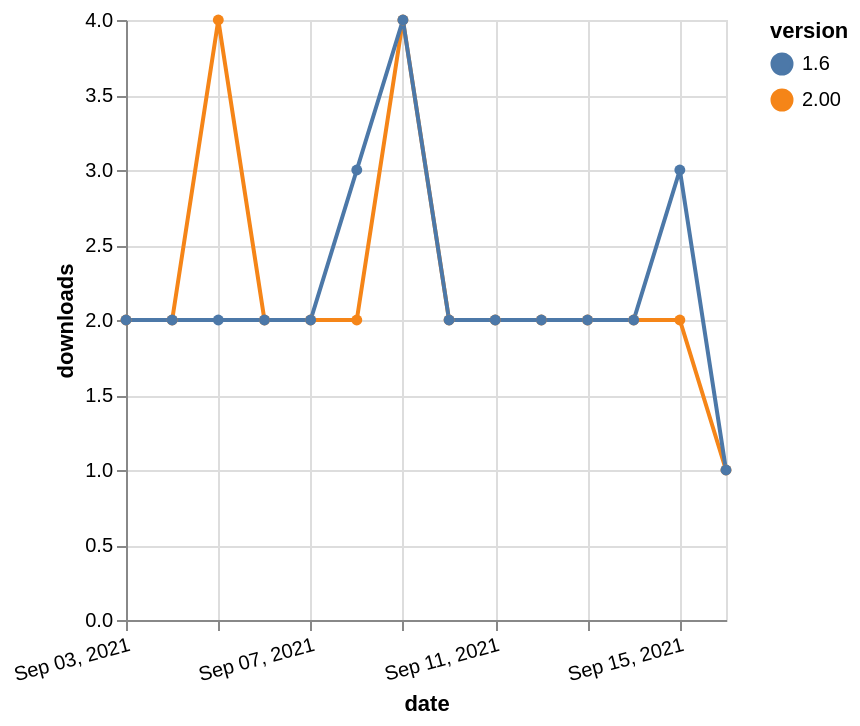

Specify this chart in Vega-Lite:
### Vega-Lite specification from a JSON file in a GitHub repository (floating-point values rounded to 4 significant figures)
{"$schema": "https://vega.github.io/schema/vega-lite/v5.json", "description": "A simple bar chart with embedded data.", "data": {"values": [{"date": "2021-09-03", "total": 2177, "delta": 2, "version": "2.00"}, {"date": "2021-09-04", "total": 2179, "delta": 2, "version": "2.00"}, {"date": "2021-09-05", "total": 2183, "delta": 4, "version": "2.00"}, {"date": "2021-09-06", "total": 2185, "delta": 2, "version": "2.00"}, {"date": "2021-09-07", "total": 2187, "delta": 2, "version": "2.00"}, {"date": "2021-09-08", "total": 2189, "delta": 2, "version": "2.00"}, {"date": "2021-09-09", "total": 2193, "delta": 4, "version": "2.00"}, {"date": "2021-09-10", "total": 2195, "delta": 2, "version": "2.00"}, {"date": "2021-09-11", "total": 2197, "delta": 2, "version": "2.00"}, {"date": "2021-09-12", "total": 2199, "delta": 2, "version": "2.00"}, {"date": "2021-09-13", "total": 2201, "delta": 2, "version": "2.00"}, {"date": "2021-09-14", "total": 2203, "delta": 2, "version": "2.00"}, {"date": "2021-09-15", "total": 2205, "delta": 2, "version": "2.00"}, {"date": "2021-09-16", "total": 2206, "delta": 1, "version": "2.00"}, {"date": "2021-09-03", "total": 3275, "delta": 2, "version": "1.6"}, {"date": "2021-09-04", "total": 3277, "delta": 2, "version": "1.6"}, {"date": "2021-09-05", "total": 3279, "delta": 2, "version": "1.6"}, {"date": "2021-09-06", "total": 3281, "delta": 2, "version": "1.6"}, {"date": "2021-09-07", "total": 3283, "delta": 2, "version": "1.6"}, {"date": "2021-09-08", "total": 3286, "delta": 3, "version": "1.6"}, {"date": "2021-09-09", "total": 3290, "delta": 4, "version": "1.6"}, {"date": "2021-09-10", "total": 3292, "delta": 2, "version": "1.6"}, {"date": "2021-09-11", "total": 3294, "delta": 2, "version": "1.6"}, {"date": "2021-09-12", "total": 3296, "delta": 2, "version": "1.6"}, {"date": "2021-09-13", "total": 3298, "delta": 2, "version": "1.6"}, {"date": "2021-09-14", "total": 3300, "delta": 2, "version": "1.6"}, {"date": "2021-09-15", "total": 3303, "delta": 3, "version": "1.6"}, {"date": "2021-09-16", "total": 3304, "delta": 1, "version": "1.6"}]}, "width": "container", "mark": {"type": "line", "point": {"filled": true}}, "encoding": {"x": {"field": "date", "type": "temporal", "timeUnit": "yearmonthdate", "title": "date", "axis": {"labelAngle": -15}}, "y": {"field": "delta", "type": "quantitative", "title": "downloads"}, "color": {"field": "version", "type": "nominal"}, "tooltip": {"field": "delta"}}}
